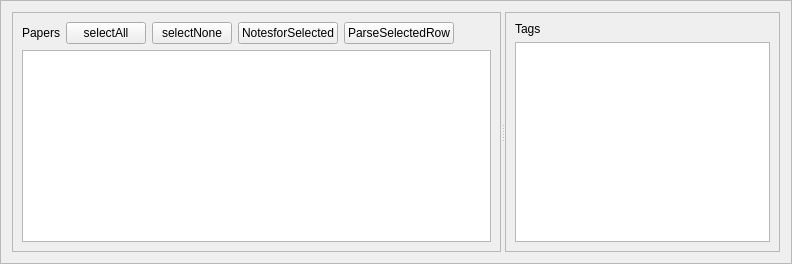
              <widget class="QFrame" name="frame_4">
               <property name="maximumSize">
                <size>
                 <width>4000</width>
                 <height>16777215</height>
                </size>
               </property>
               <property name="frameShape">
                <enum>QFrame::StyledPanel</enum>
               </property>
               <property name="frameShadow">
                <enum>QFrame::Raised</enum>
               </property>
               <layout class="QHBoxLayout" name="horizontalLayout_5">
                <item>
                 <widget class="QSplitter" name="splitter_6">
                  <property name="orientation">
                   <enum>Qt::Horizontal</enum>
                  </property>
                  <widget class="QFrame" name="frame_3">
                   <property name="frameShape">
                    <enum>QFrame::StyledPanel</enum>
                   </property>
                   <property name="frameShadow">
                    <enum>QFrame::Raised</enum>
                   </property>
                   <layout class="QVBoxLayout" name="verticalLayout_11">
                    <item>
                     <layout class="QHBoxLayout" name="horizontalLayout_14">
                      <item>
                       <widget class="QLabel" name="label_2">
                        <property name="sizePolicy">
                         <sizepolicy hsizetype="Fixed" vsizetype="Fixed">
                          <horstretch>0</horstretch>
                          <verstretch>0</verstretch>
                         </sizepolicy>
                        </property>
                        <property name="text">
                         <string>Papers</string>
                        </property>
                       </widget>
                      </item>
                      <item>
                       <widget class="QPushButton" name="pushButton_select_all">
                        <property name="text">
                         <string>selectAll</string>
                        </property>
                       </widget>
                      </item>
                      <item>
                       <widget class="QPushButton" name="pushButton_select_none">
                        <property name="text">
                         <string>selectNone</string>
                        </property>
                       </widget>
                      </item>
                      <item>
                       <widget class="QPushButton" name="pushButton_extract_selected">
                        <property name="text">
                         <string>NotesforSelected</string>
                        </property>
                       </widget>
                      </item>
                      <item>
                       <widget class="QPushButton" name="pushButton_parse_row">
                        <property name="text">
                         <string>ParseSelectedRow</string>
                        </property>
                       </widget>
                      </item>
                      <item>
                       <spacer name="horizontalSpacer_3">
                        <property name="orientation">
                         <enum>Qt::Horizontal</enum>
                        </property>
                        <property name="sizeHint" stdset="0">
                         <size>
                          <width>40</width>
                          <height>20</height>
                         </size>
                        </property>
                       </spacer>
                      </item>
                     </layout>
                    </item>
                    <item>
                     <widget class="QTableView" name="tableView_paper_info">
                      <property name="sortingEnabled">
                       <bool>true</bool>
                      </property>
                     </widget>
                    </item>
                   </layout>
                  </widget>
                  <widget class="QFrame" name="frame_8">
                   <property name="maximumSize">
                    <size>
                     <width>550</width>
                     <height>16777215</height>
                    </size>
                   </property>
                   <property name="frameShape">
                    <enum>QFrame::StyledPanel</enum>
                   </property>
                   <property name="frameShadow">
                    <enum>QFrame::Raised</enum>
                   </property>
                   <layout class="QVBoxLayout" name="verticalLayout_5">
                    <item>
                     <widget class="QLabel" name="label_4">
                      <property name="sizePolicy">
                       <sizepolicy hsizetype="Fixed" vsizetype="Fixed">
                        <horstretch>0</horstretch>
                        <verstretch>0</verstretch>
                       </sizepolicy>
                      </property>
                      <property name="text">
                       <string>Tags</string>
                      </property>
                     </widget>
                    </item>
                    <item>
                     <widget class="QListWidget" name="listWidget_tags">
                      <property name="sizePolicy">
                       <sizepolicy hsizetype="Expanding" vsizetype="Preferred">
                        <horstretch>0</horstretch>
                        <verstretch>0</verstretch>
                       </sizepolicy>
                      </property>
                      <property name="maximumSize">
                       <size>
                        <width>500</width>
                        <height>16777215</height>
                       </size>
                      </property>
                      <property name="font">
                       <font>
                        <pointsize>12</pointsize>
                       </font>
                      </property>
                      <property name="selectionMode">
                       <enum>QAbstractItemView::ExtendedSelection</enum>
                      </property>
                     </widget>
                    </item>
                   </layout>
                  </widget>
                 </widget>
                </item>
               </layout>
              </widget>
